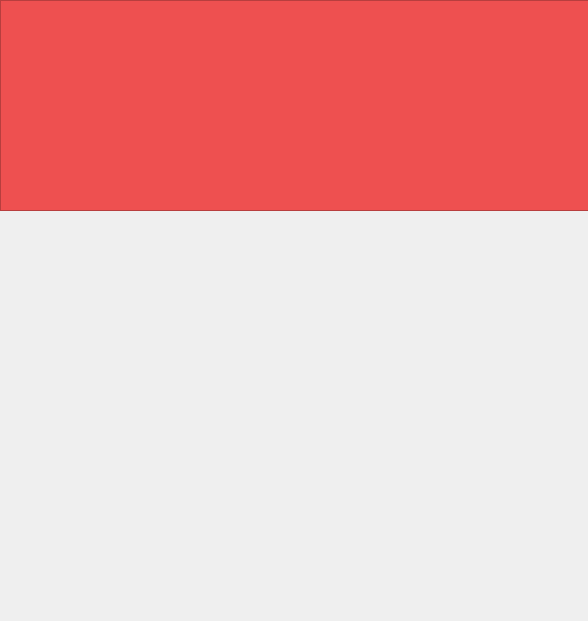
<?xml version="1.0" encoding="UTF-8"?>
<ui version="4.0">
 <class>MainWindow</class>
 <widget class="QMainWindow" name="MainWindow">
  <property name="geometry">
   <rect>
    <x>0</x>
    <y>0</y>
    <width>588</width>
    <height>621</height>
   </rect>
  </property>
  <property name="windowTitle">
   <string>MainWindow</string>
  </property>
  <widget class="QWidget" name="centralwidget">
   <widget class="QFrame" name="frame">
    <property name="geometry">
     <rect>
      <x>0</x>
      <y>0</y>
      <width>591</width>
      <height>211</height>
     </rect>
    </property>
    <property name="styleSheet">
     <string notr="true">background-color: #EE5050</string>
    </property>
    <property name="frameShape">
     <enum>QFrame::StyledPanel</enum>
    </property>
    <property name="frameShadow">
     <enum>QFrame::Raised</enum>
    </property>
   </widget>
  </widget>
 </widget>
 <resources/>
 <connections/>
</ui>
